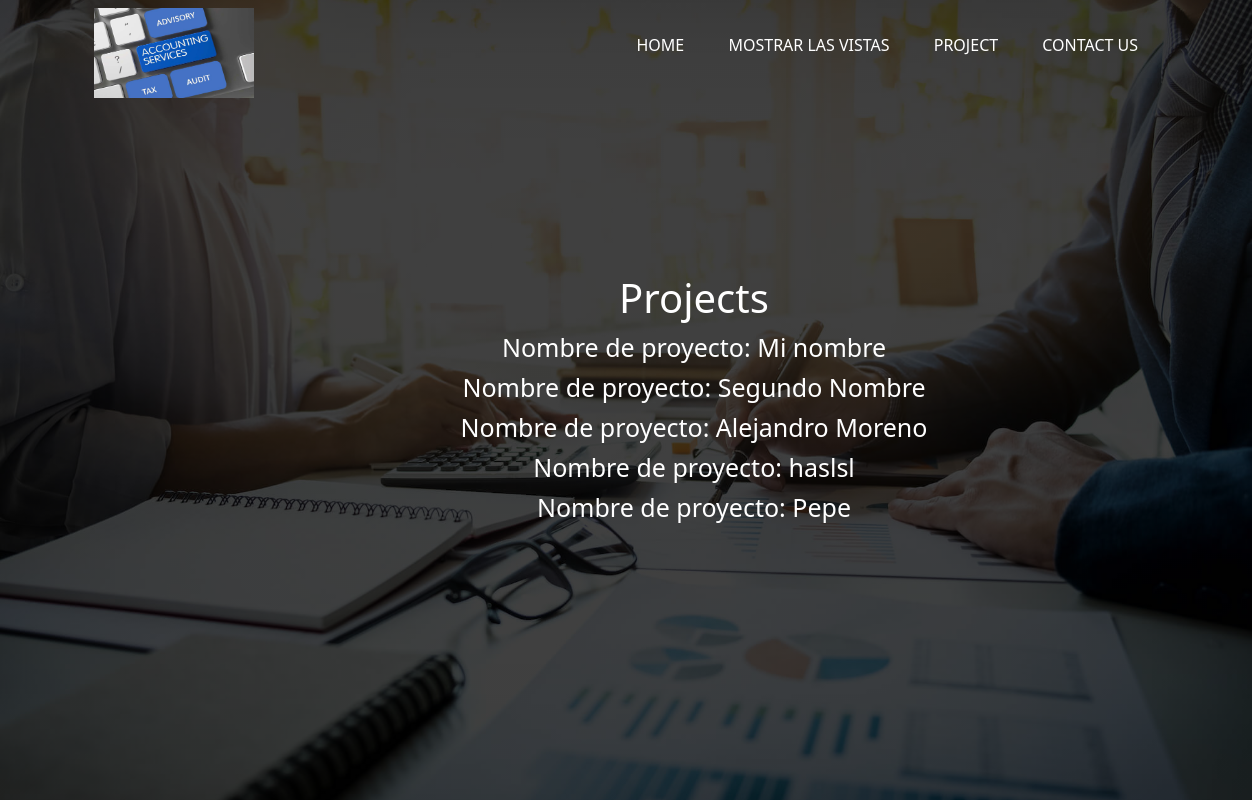
/projects/, run on the app's committed database.
### blog/models.py (models this page shows, shortened)
class Project(models.Model):
    name = models.CharField(max_length=200)
    email =models.EmailField(max_length=254,default='example@mail.com')
    phone = models.PositiveIntegerField(null=True)
    message = models.TextField(default='')

### blog/views.py (the view)
# urls.py: path('projects/', views.projects, name="projects"),
def projects(request):
    project = Project.objects.all()
    return render(request, 'projects.html',{'projects':project})

### blog/templates/projects.html
{% extends 'Layout/base.html' %}
{% block content %}
<div class="container">
    <div class="texto">
            <div class="content">
                    <h1> Projects</h1>
                    {% for pepe in projects %}
                    <h2>
                        <p>Nombre de proyecto: {{ pepe.name }}</p>
                    </h2>
                    {% endfor %}
            </div>
    </div>
</div>
{% endblock %}

### blog/static/css/style.css (style rules this page uses)
body { margin: 0; padding: 0; font-family: sans-serif; }
.content { width: 100%; position: absolute; top: 50%; transform: translateY(-50%); text-align: center; color: #fff; }
.content h1 { font-size: 40px; margin: 5px; }
.content p { margin: 10px auto; font-weight: 100; font-size:25px; }

### data on the page
Project: name "Mi nombre"
Project: name "Segundo Nombre"
Project: name "Alejandro Moreno"
Project: name "haslsl"
Project: name "Pepe"
